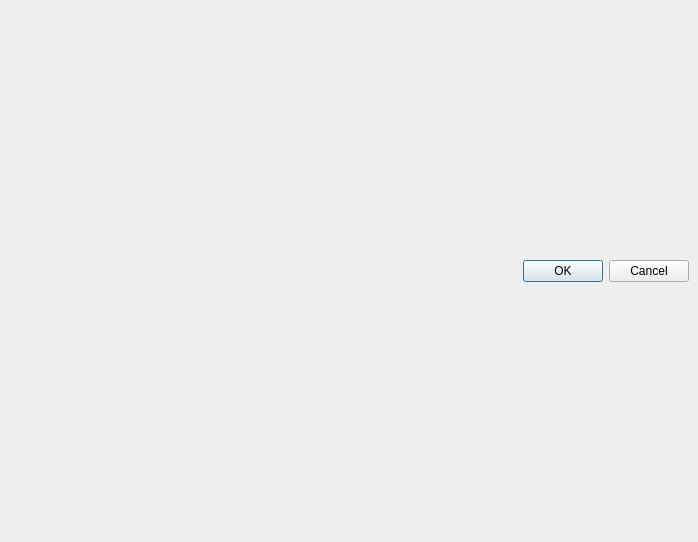
<?xml version="1.0" encoding="UTF-8"?>
<ui version="4.0">
 <class>Java2Cpp</class>
 <widget class="QDialog" name="Java2Cpp">
  <property name="geometry">
   <rect>
    <x>0</x>
    <y>0</y>
    <width>698</width>
    <height>542</height>
   </rect>
  </property>
  <property name="windowTitle">
   <string>java2cpp</string>
  </property>
  <layout class="QVBoxLayout" name="m_Layout">
   <property name="margin">
    <number>0</number>
   </property>
   <item>
    <layout class="QVBoxLayout" name="m_MainLayout">
     <property name="margin">
      <number>9</number>
     </property>
     <item>
      <widget class="QDialogButtonBox" name="m_AcceptReject">
       <property name="standardButtons">
        <set>QDialogButtonBox::Cancel|QDialogButtonBox::Ok</set>
       </property>
      </widget>
     </item>
    </layout>
   </item>
  </layout>
 </widget>
 <layoutdefault spacing="6" margin="11"/>
 <resources>
  <include location="java2cpp.qrc"/>
 </resources>
 <connections/>
</ui>
